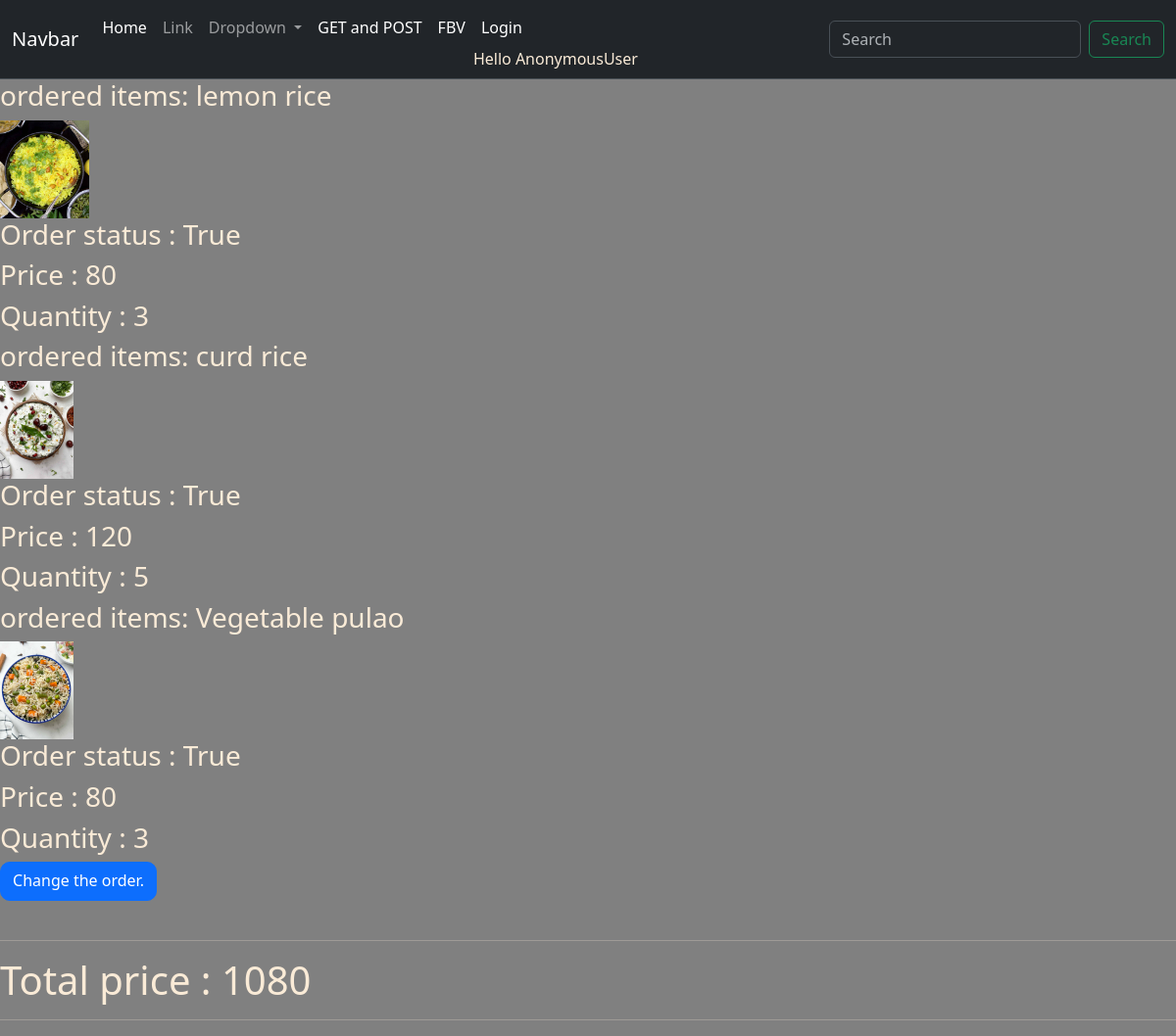
The app's page /kart with its own data.
### appname/models.py (models this page shows)
class Product(models.Model):
    name = models.CharField(max_length=50)
    price = models.IntegerField(default=50)
    description = models.TextField(default='Its too yummy')
    image = models.ImageField(upload_to='images')
    order_status = models.BooleanField(default=False)
    items = models.IntegerField(default=0)
    def __str__(self):
        return self.name

### appname/views.py (the view)
# urls.py: path('kart', views.kart  , name='kart '),
def kart(request):
    Ordered_items = Product.objects.filter(order_status = True)
    print("Ordered Items :", Ordered_items)
    price = Product.objects.values('price')[0]
    total = 0
    total_value = 0
    for price in Ordered_items:
        print(price.price)
        print(price.items)
        total = price.price*price.items
        total_value = total_value+total
        print(total)
    print(total_value)
    context = {'Ordered_items':Ordered_items, 'total':total_value}
    return render(request, 'imageapp/kart.html', context)

### templates/imageapp/kart.html
{% extends 'base.html' %}
{% block content %}
  {% if Ordered_items %}
        {% for Ordered_items in Ordered_items %}
    <h3>ordered items: {{Ordered_items.name}}</h3>
    <img src="{{ Ordered_items.image.url}}" alt="connect" style="max-height:100px">
    <h3>Order status : {{Ordered_items.order_status}}</h3>
                    <h3>Price : {{Ordered_items.price}}</h3>
                    <h3>Quantity : {{Ordered_items.items}}</h3>
        {% endfor %}
  {% endif %}
  <a href="products" button class="btn btn-primary" style="border-radius: 10px;width:160px; height:40px">Change the order. </a>
  <br><br>
<hr>
<h1>
    Total price : {{total}}
</h1>
<hr>
{% endblock %}

### templates/base.html (shortened to what this page needs)
<!doctype html>
<html lang="en">
  <head>
   <link href="https://cdn.jsdelivr.net/npm/bootstrap@5.3.1/dist/css/bootstrap.min.css" rel="stylesheet">
</head>
  <body>
            <nav class="navbar navbar-expand-lg bg-dark border-bottom border-body" data-bs-theme="dark">
        <div class="container-fluid">
          <a class="navbar-brand" href="#">Navbar</a>
          <div class="collapse navbar-collapse" id="navbarSupportedContent">
            <ul class="navbar-nav me-auto mb-2 mb-lg-0">
              <li class="nav-item">
                <a class="nav-link active" aria-current="page" href="{% url 'appname:home'%}">Home</a>
              </li>
              <li class="nav-item">
                <a class="nav-link" href="#">Link</a>
              </li>
              <li class="nav-item dropdown">
                <a class="nav-link dropdown-toggle" href="#" role="button" data-bs-toggle="dropdown" aria-expanded="false">
                  Dropdown
                </a>
                <li class="nav-item">
                  <a class="nav-link active" aria-current="page" href="{% url 'appname:dhana'%}">GET and POST</a>
                </li>
                <li class="nav-item">
                  <a class="nav-link active" aria-current="page" href="{% url 'appname:students'%}">FBV</a>
                </li>
              </li>
              <li class="nav-item">
                {% if user.is_authenticated %}
                <a class="nav-link active" aria-current="page" href="{% url 'appname:logout' %}">Logout</a>
                {% else %}
                 <a class="nav-link active" aria-current="page" href="{% url 'appname:login_reg'%}">Login</a>
                {% endif %}
                Hello {{ user }}
              </li>
            </ul>
            <form class="d-flex" role="search">
              <input class="form-control me-2" type="search" placeholder="Search" aria-label="Search">
              <button class="btn btn-outline-success" type="submit">Search</button>
            </form>
          </div>
        </div>
            </nav>
        {% block content %}  {% endblock %}
</body>
</html>

### templates/base.html (style rules this page uses)
body { background-color: grey; color: antiquewhite; }

### records on screen
Product: name "lemon rice", image (picture), order_status "True", price "80", items "3"
Product: name "curd rice", image (picture), order_status "True", price "120", items "5"
Product: name "Vegetable pulao", image (picture), order_status "True", price "80", items "3"

### other values on screen
{{ user }} "AnonymousUser"
{{ total }} "1080"
